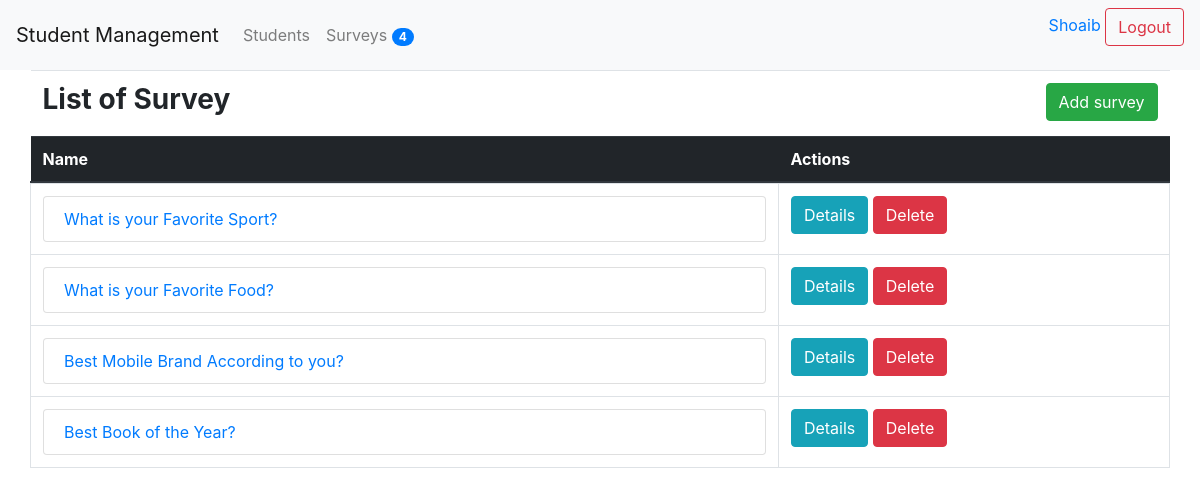
The page /survey/ (signed in) on the database its author committed.
### survey/models.py (models this page shows, shortened)
class Question(models.Model):
	title = models.TextField(null=True, blank=True)
	status = models.CharField(default='inactive',max_length=10)
	created_by = models.ForeignKey(User,null=True, blank=True, on_delete=models.CASCADE)
	start_date = models.DateTimeField(null=True, blank=True)
	end_date = models.DateTimeField(null=True, blank=True)
	created_at = models.DateTimeField(auto_now_add=True)
	updated_at = models.DateTimeField(auto_now=True)

### survey/views.py (the view)
# urls.py: path('', survey_list, name='survey_list'),
@login_required(login_url='/login/')
def survey_list(request):
	context = {}
	questions = Question.objects.all()
	context['title'] = 'survey'
	context['questions'] = questions
	return render(request,"survey/index.html",context)

### survey/context_processors.py (called while the page is built)
def survey_count(request):
	count = Question.objects.count()
	return {"survey_count": count}

### survey/templatetags/survey_extra.py (called while the page is built)
def upper(value, n):
	return value.upper()[0:n]

### student_management/templates/survey/index.html
{% extends 'base.html' %}
{% block content %}
<table class="table">
				<thead class="thead-dark">
					<tr>
						<tr>
							<td>
								<h3><b>List of {{title | capfirst}}</b></h3>
							</td>
							<td align='right'>
								<a href='/survey/add/'><button class="btn btn-success">Add survey</button></a>
							</td>
						</tr>
					</tr>
					<tr>
						<th>Name</th>
						<th>Actions</th>
					</tr>
				</thead>
				<tbody class="table table-bordered">
					{% if questions %}
						<tr class='list-group'>
							{% for question in questions %}
							<tr>
								<td>
									<a class='list-group-item' href='/survey/{{question.id}}/details/'>{{question.title}}</a>
								</td>
								<td>
									<a type="button" class="btn btn-info" href='/survey/{{question.id}}/details/'>Details</a>
									<a type="button" class="btn btn-danger" href='/survey/{{question.id}}/delete/'>Delete</a>
								</td>
							</tr>
							{% endfor %}
						</tr>
					{% else %}
						<p>There's No Question Availabel.</p>
					{% endif %}
				</tbody>
		</table>
{% endblock content %}

### student_management/templates/base.html (shortened to what this page needs)
{% load static %}
<html>
	<head>
		<link rel="stylesheet" href="https://maxcdn.bootstrapcdn.com/bootstrap/4.0.0/css/bootstrap.min.css">
		<link rel='stylesheet' href="{% static 'css/custom.css' %}">
	</head>
	<body>
		{% include 'header.html' %}
		<div class="container">
			<div class='row'>
			{% block content %}{% endblock %}
			</div>
		</div>
	</body>
</html>

### student_management/templates/header.html (shortened to what this page needs)
{% load survey_extra %}
<nav class="navbar navbar-expand-lg navbar-light bg-light">
  <a class="navbar-brand" href="/">Student Management</a>
  <div class="collapse navbar-collapse" id="navbarSupportedContent">
    <ul class="navbar-nav">
      <li class="nav-item">
        <a class="nav-link" href="{% url 'student_list' %}">{{ 'students'| capfirst }}</a>
      </li>
      <li class="nav-item">
        <a class="nav-link" href="/survey/">{{ 'surveys'| capfirst }} <span class='badge badge-primary badge-pill'>{{ survey_count }}</span></a>
      </li>
  </div>
  <div class='text-right'>
    <form method="POST" action="/logout/">
        <a href="{% url 'my_profile' %}">
          <span>{{ request.user.username | capfirst }}</span>
        </a>
        {% if request.user.username %}
          <input type="submit" class='btn btn-outline-danger' value="Logout">
        {% else %}
          <button class='btn btn-outline-success'><a href='/login/' type='button'>Login</a></button>
          <button class='btn btn-outline-primary'><a href='/register/' type='button'>Signup</a></button>
        {% endif %}
    </form>
  </div>
</nav>

### rows shown on the page
Question: title "What is your Favorite Sport?"
Question: title "What is your Favorite Food?"
Question: title "Best Mobile Brand According to you?"
Question: title "Best Book of the Year?"

### other values the page prints
{{ 'students'| capfirst }} "Students"
{{ 'surveys'| capfirst }} "Surveys"
{{ survey_count }} "4"
{{ request.user.username | capfirst }} "Shoaib"
{{ title | capfirst }} "Survey"
